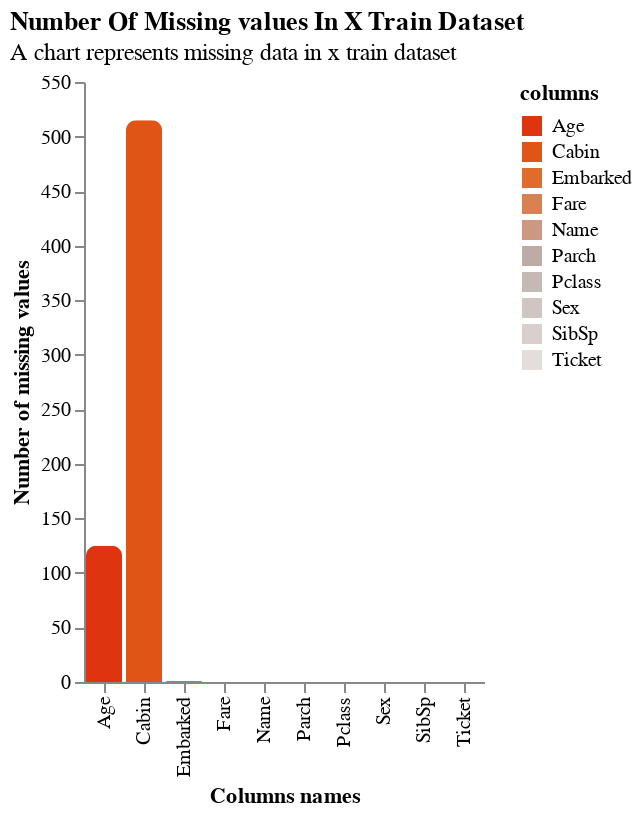

The cell this chart's notebook holds for it:
### Code cell
plot_nan(
    train_x,
    name='x train dataset',
    only_nan=False
)

### Figure 1 — Vega-Lite specification as saved in the notebook (floating-point values rounded to 4 significant figures)
{"$schema": "https://vega.github.io/schema/vega-lite/v5.20.1.json", "config": {"axis": {"grid": false}, "view": {"continuousHeight": 300, "continuousWidth": 300, "stroke": null}}, "data": {"name": "data-6b7650b0e3343bbc8a224b4a2a2b7b13"}, "datasets": {"data-6b7650b0e3343bbc8a224b4a2a2b7b13": [{"columns": "Pclass", "percent_nan": 0, "total_nan": 0}, {"columns": "Name", "percent_nan": 0, "total_nan": 0}, {"columns": "Sex", "percent_nan": 0, "total_nan": 0}, {"columns": "Age", "percent_nan": 19, "total_nan": 125}, {"columns": "SibSp", "percent_nan": 0, "total_nan": 0}, {"columns": "Parch", "percent_nan": 0, "total_nan": 0}, {"columns": "Ticket", "percent_nan": 0, "total_nan": 0}, {"columns": "Fare", "percent_nan": 0, "total_nan": 0}, {"columns": "Cabin", "percent_nan": 77, "total_nan": 515}, {"columns": "Embarked", "percent_nan": 0, "total_nan": 1}]}, "encoding": {"color": {"field": "columns", "legend": {"orient": "right"}, "scale": {"reverse": true, "scheme": "lightgreyred"}, "type": "nominal"}, "text": {"field": "columns", "type": "nominal"}, "tooltip": [{"field": "columns", "type": "nominal"}, {"field": "total_nan", "type": "quantitative"}, {"field": "percent_nan", "type": "quantitative"}], "x": {"field": "columns", "title": "Columns names", "type": "nominal"}, "y": {"field": "total_nan", "title": "Number of missing values", "type": "quantitative"}}, "mark": {"cornerRadiusTopLeft": 5, "cornerRadiusTopRight": 5, "type": "bar"}, "title": {"anchor": "start", "subtitle": "A chart represents missing data in x train dataset", "text": "Number Of Missing values In X Train Dataset"}}
